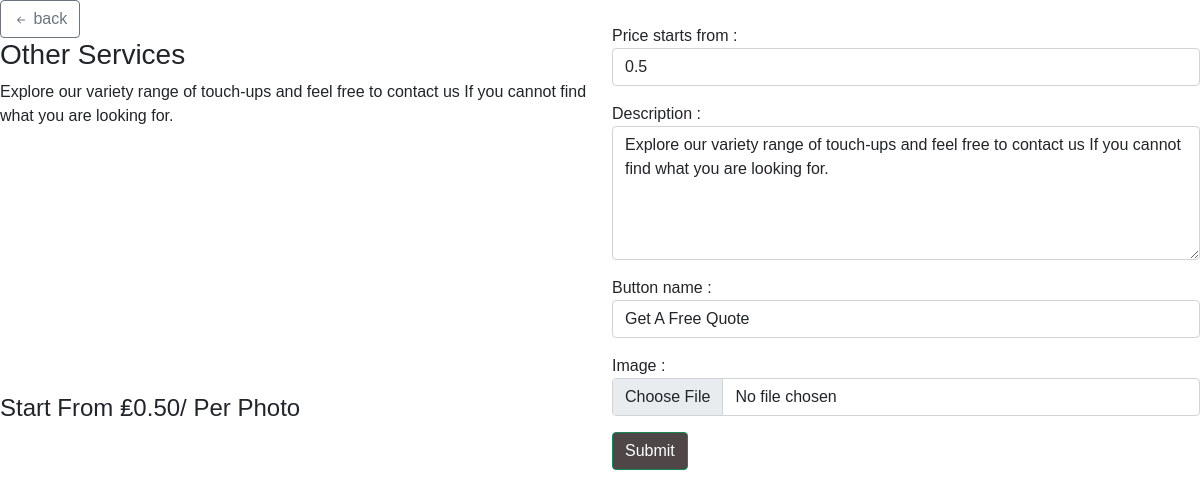
/edit/service/4, run on the app's committed database.
### adminphoto/models.py (models this page shows, shortened)
class Services(models.Model):
    name = models.CharField(max_length=200,blank = True, null=True)
    description = models.TextField(max_length=2000, null=True,blank=True)
    date_created = models.DateTimeField(auto_now_add=True, null=True)
    rate = models.FloatField(default=0, null = True,blank = True)
    after = models.ImageField(default="image-placeholder-500x500.jpg",null = True,blank = True)
    button_name = models.CharField(max_length=200,blank = True, null=True)

### adminphoto/views.py (the view, shortened to what this page needs)
# urls.py: path('edit/service/<str:pk>',editService,name='edit-service'),
def editService(request,pk):
    service = Services.objects.get(id = pk)
    context = {
        'service':service
    }
    return render(request,'components/editService.html',context)

### adminphoto/templates/components/editService.html (shortened to what this page needs)
{% extends 'main.html' %}
{% block content %}
<div class="row">
    <div class="col-md-6">
        <div class="service_content">
            <div class="action_button">
                <a href="{% url 'home' %}" class="btn btn-outline-secondary"><svg xmlns="http://www.w3.org/2000/svg" width="16" height="16" fill="currentColor" class="bi bi-arrow-left-short" viewBox="0 0 16 16">
                    <path fill-rule="evenodd" d="M12 8a.5.5 0 0 1-.5.5H5.707l2.147 2.146a.5.5 0 0 1-.708.708l-3-3a.5.5 0 0 1 0-.708l3-3a.5.5 0 1 1 .708.708L5.707 7.5H11.5a.5.5 0 0 1 .5.5z"/>
                  </svg> back</a>
            </div>
            <div class="heading">
                <h3>{{service.name}}</h3>
                <p>{{service.description}}</p>
            </div>
            <div class="service_images">
                <img src="{{service.after.url}}" alt="After Image">
            </div>
            <div class="service_price">
                <h4>Start From ₤{{service.rate|floatformat:2}}/ Per Photo</h4>
            </div>
        </div>
    </div>
    <div class="col-md-6"><br>
        <form method="POST" enctype="multipart/form-data">
            <p>Price starts from :
            <input type="number" step="0.01" value="{{service.rate}}" class="form-control" name="service_price"></p>
            <p>Description :
            <textarea name="service_description" class="form-control" cols="10" rows="5">{{service.description}}</textarea>
            </p>
            <p>Button name :
            <input type="text" name="button_name" value="{{service.button_name}}" class="form-control">
            </p>
            <p>Image :
            <input type="file" name="after_image" class="form-control">
            </p>
            <button class="btn btn-success">Submit</button>
        </form>
    </div>
</div>
{% endblock %}

### adminphoto/templates/main.html (style rules this page uses)
body { font-family: Arial, sans-serif; }
h1, h2, h3, h4, h5, h6 { font-family: Arial, sans-serif; }
p { font-family: Arial, sans-serif; }
.service_images { display: flex; }
.service_images img { max-width: 250px; }
.btn-info, .btn-success { background-color: #4F4647 !important; color: #fff !important; }

### data on the page
Services: name "Other Services", description "Explore our variety range of touch-ups and feel free to contact us If you cannot find what you are looking for.", after (placeholder picture), rate "0.50", service_price "0.5", service_description "Explore our variety range of touch-ups and feel free to contact us If you cannot find what you are looking for.", button_name "Get A Free Quote"
